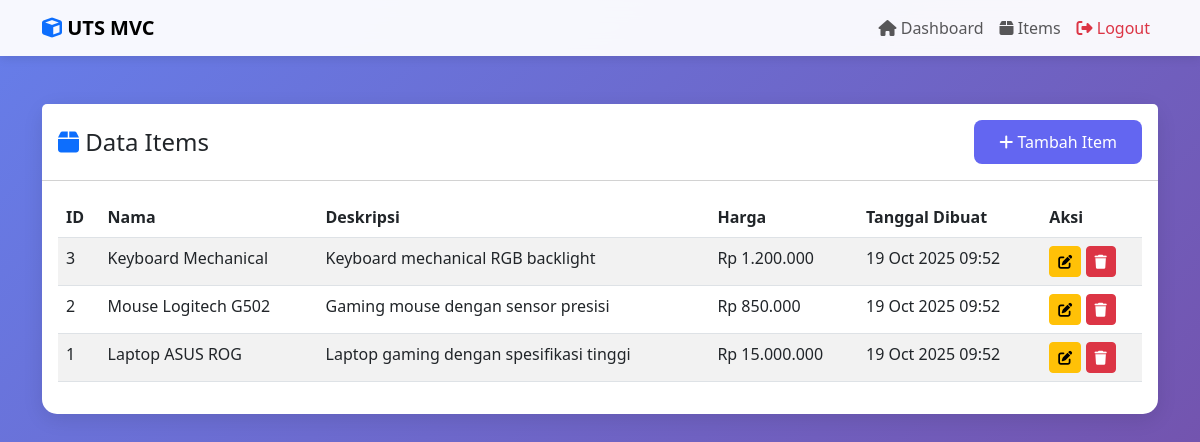
/webdemo_mvc/items (signed in), run on the app's committed database.
### tables this page shows
CREATE TABLE items (
    id INT AUTO_INCREMENT PRIMARY KEY,
    name VARCHAR(100) NOT NULL,
    description TEXT,
    price DECIMAL(15,2) NOT NULL DEFAULT 0.00,
    user_id INT NOT NULL,
    created_at TIMESTAMP DEFAULT CURRENT_TIMESTAMP,
    updated_at TIMESTAMP DEFAULT CURRENT_TIMESTAMP ON UPDATE CURRENT_TIMESTAMP,
    FOREIGN KEY (user_id) REFERENCES users(id) ON DELETE CASCADE,
    INDEX idx_user_id (user_id),
    INDEX idx_name (name)
);

### app/controllers/ItemController.php (called while the page is built, shortened)
<?php
require_once __DIR__ . '/../models/Item.php';
class ItemController {
    public function index() {
        $itemModel = new Item();
        $items = $itemModel->getAll();
        require __DIR__ . '/../views/items/index.php';
    }
}
?>

### app/config/Database.php (called while the page is built, shortened)
<?php
class Database {
    private static $instance = null;
    private $conn;
    private $host = 'localhost';
    private $db_name = 'if0_40201504_uts_mvc';
    private $username = 'root';
    private $password = '';
    private $charset = 'utf8mb4';
    private function __construct() {
        try {
            $dsn = "mysql:host={$this->host};dbname={$this->db_name};charset={$this->charset}";
            $options = [
                PDO::ATTR_ERRMODE            => PDO::ERRMODE_EXCEPTION,
                PDO::ATTR_DEFAULT_FETCH_MODE => PDO::FETCH_ASSOC,
                PDO::ATTR_EMULATE_PREPARES   => false,
            ];
            $this->conn = new PDO($dsn, $this->username, $this->password, $options);
        } catch(PDOException $e) {
            die("Connection failed: " . $e->getMessage());
        }
    }
    public static function getInstance() {
        if (self::$instance === null) {
            self::$instance = new self();
        }
        return self::$instance;
    }
    public function getConnection() {
        return $this->conn;
    }
}
?>

### app/models/item.php (called while the page is built, shortened)
<?php
require_once __DIR__ . '/../config/Database.php';
class Item {
    private $conn;
    private $table = 'items';
    public function __construct() {
        $database = Database::getInstance();
        $this->conn = $database->getConnection();
    }
    public function getAll() {
        try {
            $query = "SELECT i.*, u.username
                     FROM {$this->table} i
                     LEFT JOIN users u ON i.user_id = u.id
                     ORDER BY i.id DESC";
            $stmt = $this->conn->prepare($query);
            $stmt->execute();
            return $stmt->fetchAll();
        } catch(PDOException $e) {
            error_log("Item GetAll Error: " . $e->getMessage());
            return [];
        }
    }
}
?>

### app/views/items/index.php (the view, shortened to what this page needs)
<?php require __DIR__ . '/../layouts/header.php'; ?>
<div class="container mt-5">
    <div class="card">
        <div class="card-header bg-white py-3">
            <div class="d-flex justify-content-between align-items-center">
                <h4 class="mb-0"><i class="fas fa-box text-primary"></i> Data Items</h4>
                <a href="/webdemo_mvc/items/create" class="btn btn-primary">
                    <i class="fas fa-plus"></i> Tambah Item
                </a>
            </div>
        </div>
        <div class="card-body">
            <div class="table-responsive">
                <table id="dataTable" class="table table-striped table-hover">
                    <thead>
                        <tr>
                            <th>ID</th>
                            <th>Nama</th>
                            <th>Deskripsi</th>
                            <th>Harga</th>
                            <th>Tanggal Dibuat</th>
                            <th>Aksi</th>
                        </tr>
                    </thead>
                    <tbody>
                        <?php foreach ($items as $item): ?>
                        <tr>
                            <td><?php echo $item['id']; ?></td>
                            <td><?php echo htmlspecialchars($item['name']); ?></td>
                            <td><?php echo htmlspecialchars($item['description']); ?></td>
                            <td>Rp <?php echo number_format($item['price'], 0, ',', '.'); ?></td>
                            <td><?php echo date('d M Y H:i', strtotime($item['created_at'])); ?></td>
                            <td>
                                <a href="/webdemo_mvc/items/edit/<?php echo $item['id']; ?>" class="btn btn-sm btn-warning">
                                    <i class="fas fa-edit"></i>
                                </a>
                                <button onclick="deleteItem(<?php echo $item['id']; ?>)" class="btn btn-sm btn-danger">
                                    <i class="fas fa-trash"></i>
                                </button>
                            </td>
                        </tr>
                        <?php endforeach; ?>
                    </tbody>
                </table>
            </div>
        </div>
    </div>
</div>
<?php require __DIR__ . '/../layouts/footer.php'; ?>

### index.php (shortened to what this page needs)
<?php
$request = $_SERVER['REQUEST_URI'];
$request = str_replace('/webdemo_mvc', '', $request);
$request = strtok($request, '?');
switch ($request) {
    case '/items':
        require 'app/controllers/ItemController.php';
        $controller = new ItemController();
        $controller->index();
        break;
}
?>

### app/views/layouts/header.php (shortened to what this page needs)
<!DOCTYPE html>
<html lang="id">
<head>
    <link href="https://cdn.jsdelivr.net/npm/bootstrap@5.3.0/dist/css/bootstrap.min.css" rel="stylesheet">
    <link href="https://cdn.datatables.net/1.13.6/css/dataTables.bootstrap5.min.css" rel="stylesheet">
    <link href="https://cdnjs.cloudflare.com/ajax/libs/font-awesome/6.4.0/css/all.min.css" rel="stylesheet">
    <link href="../css/styles.css" rel="stylesheet">
</head>
<body>
    <?php if (isset($_SESSION['user_id'])): ?>
    <nav class="navbar navbar-expand-lg navbar-light">
        <div class="container">
            <a class="navbar-brand fw-bold" href="/webdemo_mvc/dashboard">
                <i class="fas fa-cube text-primary"></i> UTS MVC
            </a>
            <div class="collapse navbar-collapse" id="navbarNav">
                <ul class="navbar-nav ms-auto">
                    <li class="nav-item">
                        <a class="nav-link" href="/webdemo_mvc/dashboard">
                            <i class="fas fa-home"></i> Dashboard
                        </a>
                    </li>
                    <li class="nav-item">
                        <a class="nav-link" href="/webdemo_mvc/items">
                            <i class="fas fa-box"></i> Items
                        </a>
                    </li>
                    <li class="nav-item">
                        <a class="nav-link text-danger" href="/webdemo_mvc/logout">
                            <i class="fas fa-sign-out-alt"></i> Logout
                        </a>
                    </li>
                </ul>
            </div>
        </div>
    </nav>
    <?php endif; ?>

### app/views/layouts/footer.php (shortened to what this page needs)
</body>
</html>

### public/css/styles.css (style rules this page uses)
:root { --primary: #6366f1; --primary-dark: #4f46e5; --secondary: #8b5cf6; --success: #10b981; --danger: #ef4444; --dark: #1f2937; --light: #f9fafb; }
body { font-family: 'Segoe UI', Tahoma, Geneva, Verdana, sans-serif; background: linear-gradient(135deg, #667eea 0%, #764ba2 100%); min-height: 100vh; }
.navbar { background: rgba(255, 255, 255, 0.95) !important; backdrop-filter: blur(10px); box-shadow: 0 2px 10px rgba(0,0,0,0.1); }
.card { border: none; border-radius: 15px; box-shadow: 0 5px 20px rgba(0,0,0,0.1); transition: transform 0.3s ease; }
.btn-primary { background: var(--primary); border: none; border-radius: 8px; padding: 10px 25px; transition: all 0.3s ease; }
.table { background: white; }

### data on the page
items: id "3", name "Keyboard Mechanical", description "Keyboard mechanical RGB backlight", price "1.200.000", created_at "19 Oct 2025 09:52"
items: id "2", name "Mouse Logitech G502", description "Gaming mouse dengan sensor presisi", price "850.000", created_at "19 Oct 2025 09:52"
items: id "1", name "Laptop ASUS ROG", description "Laptop gaming dengan spesifikasi tinggi", price "15.000.000", created_at "19 Oct 2025 09:52"
